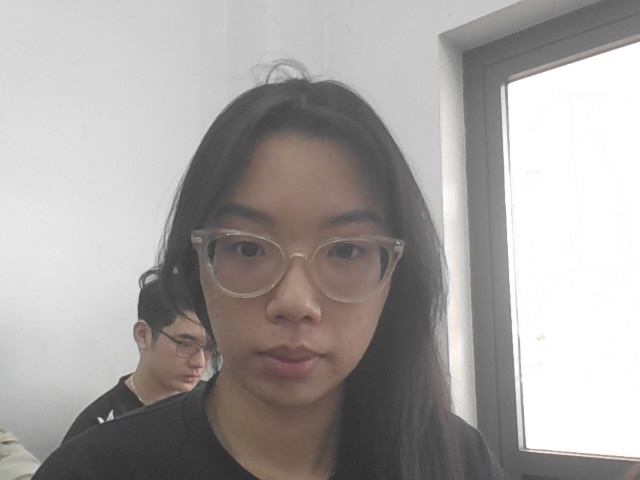
#> input picture dataset/Hoai_Phuong/hoai_phuong_1/10.jpg, 640 x 480 px
$ python -i dataset.py   (imports and definitions only)
#> lines starting #> are read from the running program, lines starting #| are printed output that depends on the picture
### face_recognition_app/geometry.py
"""Trích xuất điểm mốc hình học (Mắt, Mũi, Miệng) và tính toán khoảng cách sinh trắc học bất biến."""
import cv2
import numpy as np


def extract_landmarks(rgb_crop: np.ndarray) -> tuple[tuple[float, float], tuple[float, float], tuple[float, float], tuple[float, float]]:
    """Xác định tọa độ 4 điểm mốc sinh trắc học: (Mắt trái, Mắt phải, Đỉnh mũi, Tâm miệng).

    Đầu vào là ảnh mặt đã cắt kích thước (128, 128, 3), float32 [0..1] hoặc uint8 [0..255].
    """
    if rgb_crop.dtype == np.float32 or rgb_crop.max() <= 1.0:
        gray = cv2.cvtColor((rgb_crop * 255).astype(np.uint8), cv2.COLOR_RGB2GRAY)
    else:
        gray = cv2.cvtColor(rgb_crop.astype(np.uint8), cv2.COLOR_RGB2GRAY)

    h, w = gray.shape

    # 1. Vùng Mắt trái (theo hướng nhìn vào ảnh): x: [16%, 46%], y: [22%, 46%]
    le_y1, le_y2 = int(0.22 * h), int(0.46 * h)
    le_x1, le_x2 = int(0.16 * w), int(0.46 * w)
    le_roi = gray[le_y1:le_y2, le_x1:le_x2]
    le_blurred = cv2.GaussianBlur(le_roi, (7, 7), 0)
    _, _, min_loc, _ = cv2.minMaxLoc(le_blurred)
    left_eye = (float(le_x1 + min_loc[0]), float(le_y1 + min_loc[1]))

    # 2. Vùng Mắt phải: x: [54%, 84%], y: [22%, 46%]
    re_y1, re_y2 = int(0.22 * h), int(0.46 * h)
    re_x1, re_x2 = int(0.54 * w), int(0.84 * w)
    re_roi = gray[re_y1:re_y2, re_x1:re_x2]
    re_blurred = cv2.GaussianBlur(re_roi, (7, 7), 0)
    _, _, re_min_loc, _ = cv2.minMaxLoc(re_blurred)
    right_eye = (float(re_x1 + re_min_loc[0]), float(re_y1 + re_min_loc[1]))

    # 3. Vùng Đỉnh mũi: x: [36%, 64%], y: [46%, 68%]
    n_y1, n_y2 = int(0.46 * h), int(0.68 * h)
    n_x1, n_x2 = int(0.36 * w), int(0.64 * w)
    n_roi = gray[n_y1:n_y2, n_x1:n_x2]
    n_blurred = cv2.GaussianBlur(n_roi, (7, 7), 0)
    _, _, _, max_loc = cv2.minMaxLoc(n_blurred)
    nose = (float(n_x1 + max_loc[0]), float(n_y1 + max_loc[1]))

    # 4. Vùng Tâm miệng: x: [28%, 72%], y: [66%, 88%]
    m_y1, m_y2 = int(0.66 * h), int(0.88 * h)
    m_x1, m_x2 = int(0.28 * w), int(0.72 * w)
    m_roi = gray[m_y1:m_y2, m_x1:m_x2]
    m_blurred = cv2.GaussianBlur(m_roi, (9, 9), 0)
    _, _, m_min_loc, _ = cv2.minMaxLoc(m_blurred)
    mouth = (float(m_x1 + m_min_loc[0]), float(m_y1 + m_min_loc[1]))

    return left_eye, right_eye, nose, mouth


# [53 lines left out: functions compute_geometric_features, extract_face_geometry, not called in this run]


def align_face_horizontal(rgb_crop: np.ndarray, left_eye: tuple[float, float], right_eye: tuple[float, float]) -> np.ndarray:
    """Xoay phẳng khuôn mặt sao cho đường nối 2 mắt nằm ngang tuyệt đối (0 độ)."""
    dx = float(right_eye[0] - left_eye[0])
    dy = float(right_eye[1] - left_eye[1])
    if dx < 10.0:
        return rgb_crop
    angle = float(np.degrees(np.arctan2(dy, dx)))

    # Chỉ xoay nếu góc lệch hợp lý (0.5 đến 12.0 độ).
    # Các góc quá lớn thường do heuristic bắt nhầm tóc/bóng tối thành mắt, xoay sẽ làm hỏng ảnh.
    if abs(angle) < 0.5 or abs(angle) > 12.0:
        return rgb_crop

    h, w = rgb_crop.shape[:2]
    eye_center = (float((left_eye[0] + right_eye[0]) / 2.0), float((left_eye[1] + right_eye[1]) / 2.0))
    rot_mat = cv2.getRotationMatrix2D(eye_center, angle, 1.0)
    aligned = cv2.warpAffine(rgb_crop, rot_mat, (w, h), flags=cv2.INTER_LINEAR, borderMode=cv2.BORDER_REFLECT)
    return aligned


# [24 lines left out: function draw_facial_geometry, not called in this run]

### face_recognition_app/dataset.py
"""Read face datasets and apply the SAME preprocessing used by webcam inference."""
from pathlib import Path

import cv2
import numpy as np
from PIL import Image, ImageOps, UnidentifiedImageError

from .config import (
    IMAGE_SIZE, SUPPORTED_EXTENSIONS, HAAR_SCALE_FACTOR,
    HAAR_MIN_NEIGHBORS, HAAR_MIN_FACE_SIZE, FACE_MARGIN_RATIO,
)

CASCADE_PATH = cv2.data.haarcascades + "haarcascade_frontalface_default.xml"
FACE_DETECTOR = cv2.CascadeClassifier(CASCADE_PATH)
# [2 lines not run here, left out]


def detect_faces(rgb: np.ndarray, detector=None) -> np.ndarray:
    """Detect faces in RGB, using identical Haar parameters for train and webcam."""
    detector = FACE_DETECTOR if detector is None else detector
    gray = cv2.cvtColor(rgb, cv2.COLOR_RGB2GRAY)
    return detector.detectMultiScale(
        gray,
        scaleFactor=HAAR_SCALE_FACTOR,
        minNeighbors=HAAR_MIN_NEIGHBORS,
        minSize=HAAR_MIN_FACE_SIZE,
    )


def crop_with_margin(
    rgb: np.ndarray,
    box: tuple[int, int, int, int],
    margin_ratio: float = FACE_MARGIN_RATIO,
) -> np.ndarray:
    """Crop a detected face with the same margin in training and webcam."""
    x, y, width, height = map(int, box)
    margin_x = int(width * margin_ratio)
    margin_y = int(height * margin_ratio)
    left, top = max(0, x - margin_x), max(0, y - margin_y)
    right = min(rgb.shape[1], x + width + margin_x)
    bottom = min(rgb.shape[0], y + height + margin_y)
    return rgb[top:bottom, left:right]


def apply_clahe(rgb: np.ndarray) -> np.ndarray:
    """Cân bằng độ sáng thích ứng (CLAHE) trên kênh L trong không gian màu LAB."""
    if rgb.dtype != np.uint8:
        rgb_uint8 = np.clip(rgb * 255.0, 0, 255).astype(np.uint8)
    else:
        rgb_uint8 = rgb
    lab = cv2.cvtColor(rgb_uint8, cv2.COLOR_RGB2LAB)
    clahe = cv2.createCLAHE(clipLimit=2.0, tileGridSize=(8, 8))
    lab[:, :, 0] = clahe.apply(lab[:, :, 0])
    return cv2.cvtColor(lab, cv2.COLOR_LAB2RGB)


def normalize_face_crop(rgb_crop: np.ndarray, align_face: bool = True) -> np.ndarray:
    """Chuẩn hóa ảnh mặt: Căn chỉnh 2 mắt nằm ngang -> Cân bằng sáng CLAHE -> Resize 128x128 -> float32 [0, 1]."""
    if rgb_crop.size == 0:
        raise ValueError("Vùng mặt sau khi crop rỗng")
    resized = cv2.resize(rgb_crop, IMAGE_SIZE, interpolation=cv2.INTER_AREA)

    if align_face:
        from .geometry import extract_landmarks, align_face_horizontal
        le, re, _, _ = extract_landmarks(resized)
        resized = align_face_horizontal(resized, le, re)

    enhanced = apply_clahe(resized)
    return enhanced.astype(np.float32) / 255.0


def prepare_face(image: Image.Image) -> np.ndarray | None:
    """For a training image: use the largest Haar detection, then normalize."""
    rgb = np.asarray(ImageOps.exif_transpose(image).convert("RGB"))
    faces = detect_faces(rgb)
    if len(faces) == 0:
        return None
    box = max(faces, key=lambda b: int(b[2]) * int(b[3]))
    return normalize_face_crop(crop_with_margin(rgb, tuple(map(int, box))))


try:
    from pillow_heif import register_heif_opener
except ImportError:
    register_heif_opener = None


# [43 lines left out: function load_dataset, not called in this run]

>>> from PIL import Image
>>> picture = Image.open('../dataset/Hoai_Phuong/hoai_phuong_1/10.jpg')
#> picture is the input picture: PIL image 640x480 RGB; mean R, G, B 166.8, 163.2, 161.4
>>> result = prepare_face(picture)
#> in prepare_face, `faces = detect_faces(rgb)`: faces = [[175, 160, 244, 244]]
#> in prepare_face, `box = max(faces, key=lambda b: int(b[2]) * int(b[3]))`: box = [175, 160, 244, 244]
#> in extract_landmarks, `gray = cv2.cvtColor(rgb_crop.astype(np.uint8), cv2.COLOR_RGB2GRAY)`:
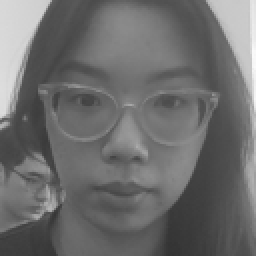
#> gray: shape (128, 128) (shown 2 times larger); min 51, max 250, mean 108.8
#> in extract_landmarks, `le_roi = gray[le_y1:le_y2, le_x1:le_x2]`:
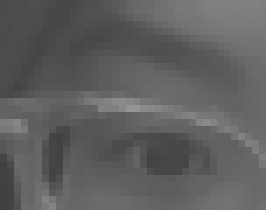
#> le_roi: shape (30, 38) (shown 7 times larger); min 63, max 148, mean 94.9
#> in extract_landmarks, `_, _, min_loc, _ = cv2.minMaxLoc(le_blurred)`: min_loc = (8, 0)
#> in extract_landmarks, `left_eye = (float(le_x1 + min_loc[0]), float(le_y1 + min_loc[1]))`: left_eye = (28, 28)
#> in extract_landmarks, `re_roi = gray[re_y1:re_y2, re_x1:re_x2]`:
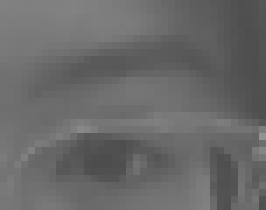
#> re_roi: shape (30, 38) (shown 7 times larger); min 76, max 146, mean 104.7
#> in extract_landmarks, `_, _, re_min_loc, _ = cv2.minMaxLoc(re_blurred)`: re_min_loc = (37, 9)
#> in extract_landmarks, `right_eye = (float(re_x1 + re_min_loc[0]), float(re_y1 + re_min_loc[1]))`: right_eye = (106, 37)
#> in extract_landmarks, `n_roi = gray[n_y1:n_y2, n_x1:n_x2]`:
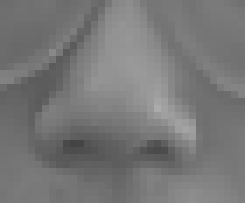
#> n_roi: shape (29, 35) (shown 7 times larger); min 68, max 171, mean 119.1
#> in extract_landmarks, `_, _, _, max_loc = cv2.minMaxLoc(n_blurred)`: max_loc = (22, 14)
#> in extract_landmarks, `nose = (float(n_x1 + max_loc[0]), float(n_y1 + max_loc[1]))`: nose = (68, 72)
#> in extract_landmarks, `m_roi = gray[m_y1:m_y2, m_x1:m_x2]`:
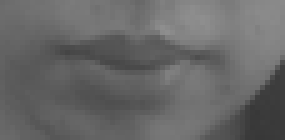
#> m_roi: shape (28, 57) (shown 5 times larger); min 56, max 142, mean 103.1
#> in extract_landmarks, `_, _, m_min_loc, _ = cv2.minMaxLoc(m_blurred)`: m_min_loc = (53, 23)
#> in extract_landmarks, `mouth = (float(m_x1 + m_min_loc[0]), float(m_y1 + m_min_loc[1]))`: mouth = (88, 107)
#> in normalize_face_crop, `le, re, _, _ = extract_landmarks(resized)`: le = (28, 28); re = (106, 37)
#> in align_face_horizontal, `dx = float(right_eye[0] - left_eye[0])`: dx = 78
#> in align_face_horizontal, `dy = float(right_eye[1] - left_eye[1])`: dy = 9
#> in align_face_horizontal, `angle = float(np.degrees(np.arctan2(dy, dx)))`: angle = 6.58
#> in align_face_horizontal, `eye_center = (float((left_eye[0] + right_eye[0]) / 2.0), float((left_e..`: eye_center = (67, 32.5)
#> in align_face_horizontal, `rot_mat = cv2.getRotationMatrix2D(eye_center, angle, 1.0)`: rot_mat = [[0.993, 0.115, -3.28], [-0.115, 0.993, 7.89]]
#> in align_face_horizontal, `aligned = cv2.warpAffine(rgb_crop, rot_mat, (w, h), flags=cv2.INTER_LI..`:
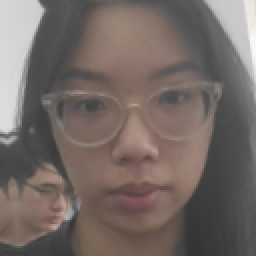
#> aligned: shape (128, 128, 3) (shown 2 times larger); mean of channels 0, 1, 2 116.5, 105.6, 101.1; drawn as R, G, B
#> in apply_clahe, `lab = cv2.cvtColor(rgb_uint8, cv2.COLOR_RGB2LAB)`: lab: shape (128, 128, 3); mean of channels 0, 1, 2 115.3, 131.5, 132.1
#> in apply_clahe, `lab[:, :, 0] = clahe.apply(lab[:, :, 0])`: lab: shape (128, 128, 3); mean of channels 0, 1, 2 151.3, 131.5, 132.1
#> in apply_clahe, `return cv2.cvtColor(lab, cv2.COLOR_LAB2RGB)`:
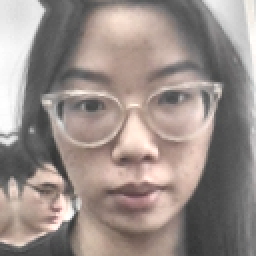
#> returned value: shape (128, 128, 3) (shown 2 times larger); mean R, G, B 153.7, 142.1, 137.2

$ run again, on dataset/Hoai_Phuong/hoai_phuong_2/p10.jpg
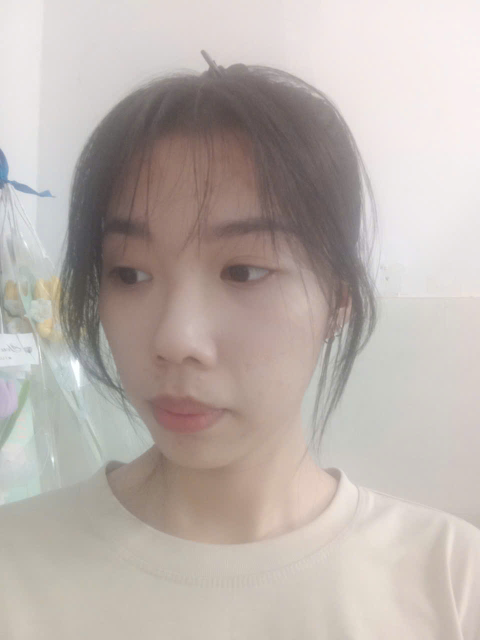
#> input picture dataset/Hoai_Phuong/hoai_phuong_2/p10.jpg, 960 x 1280 px (shown at 1/2 size)
#> picture is the input picture: PIL image 960x1280 RGB; mean R, G, B 187.3, 177.8, 172.5
#> faces = [[68, 317, 640, 640]]
#> box = [68, 317, 640, 640]
#> min_loc = (11, 12)
#> left_eye = (31, 40)
#> re_min_loc = (7, 21)
#> right_eye = (76, 49)
#> max_loc = (16, 9)
#> nose = (62, 67)
#> m_min_loc = (18, 8)
#> mouth = (53, 92)
#> le = (31, 40); re = (76, 49)
#> dx = 45
#> dy = 9
#> angle = 11.31
#> eye_center = (53.5, 44.5)
#> rot_mat = [[0.981, 0.196, -7.69], [-0.196, 0.981, 11.36]]
#> in align_face_horizontal, `aligned = cv2.warpAffine(rgb_crop, rot_mat, (w, h), flags=cv2.INTER_LI..`:
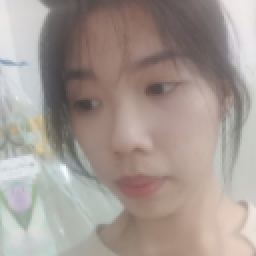
#> aligned: shape (128, 128, 3) (shown 2 times larger); mean of channels 0, 1, 2 164.8, 153.4, 147.7; drawn as R, G, B
#> in apply_clahe, `return cv2.cvtColor(lab, cv2.COLOR_LAB2RGB)`:
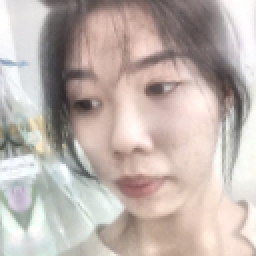
#> returned value: shape (128, 128, 3) (shown 2 times larger); mean R, G, B 192.2, 180.3, 174.3

$ run again, on dataset/Hoai_Phuong/hoai_phuong_2/p105.jpg
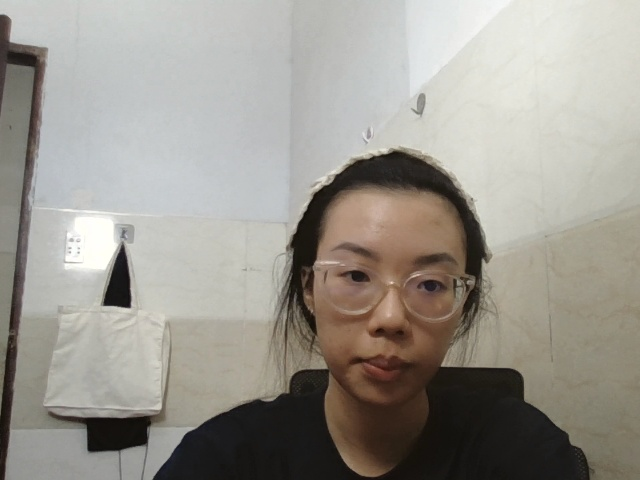
#> input picture dataset/Hoai_Phuong/hoai_phuong_2/p105.jpg, 640 x 480 px
#> picture is the input picture: PIL image 640x480 RGB; mean R, G, B 155, 151.1, 143.2
#> faces = [[295, 194, 202, 202]]
#> box = [295, 194, 202, 202]
#> min_loc = (0, 8)
#> left_eye = (20, 36)
#> re_min_loc = (34, 20)
#> right_eye = (103, 48)
#> max_loc = (14, 12)
#> nose = (60, 70)
#> m_min_loc = (52, 23)
#> mouth = (87, 107)
#> le = (20, 36); re = (103, 48)
#> dx = 83
#> dy = 12
#> angle = 8.23
#> eye_center = (61.5, 42)
#> rot_mat = [[0.99, 0.143, -5.38], [-0.143, 0.99, 9.23]]
#> in align_face_horizontal, `aligned = cv2.warpAffine(rgb_crop, rot_mat, (w, h), flags=cv2.INTER_LI..`:
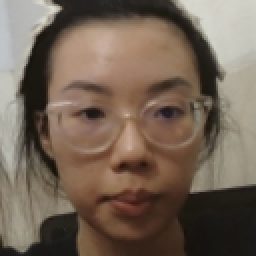
#> aligned: shape (128, 128, 3) (shown 2 times larger); mean of channels 0, 1, 2 116.1, 99.9, 85.9; drawn as R, G, B
#> in apply_clahe, `return cv2.cvtColor(lab, cv2.COLOR_LAB2RGB)`:
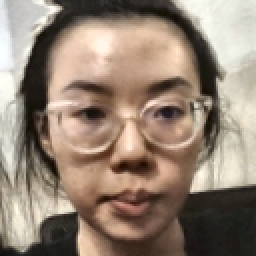
#> returned value: shape (128, 128, 3) (shown 2 times larger); mean R, G, B 148.7, 131.5, 116.7

$ run again, on dataset/Hoang_Anh/hình 0-99/0.jpg
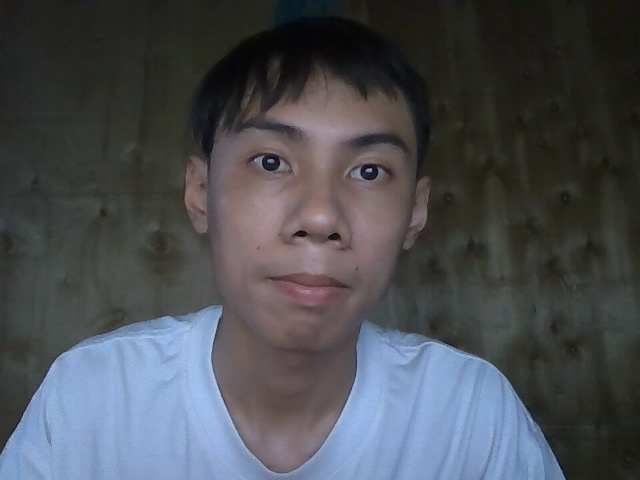
#> input picture dataset/Hoang_Anh/hình 0-99/0.jpg, 640 x 480 px
#> picture is the input picture: PIL image 640x480 RGB; mean R, G, B 74.8, 77.7, 83
#> faces = [[195, 67, 255, 255]]
#> box = [195, 67, 255, 255]
#> min_loc = (0, 0)
#> left_eye = (20, 28)
#> re_min_loc = (37, 9)
#> right_eye = (106, 37)
#> max_loc = (16, 15)
#> nose = (62, 73)
#> m_min_loc = (56, 19)
#> mouth = (91, 103)
#> le = (20, 28); re = (106, 37)
#> dx = 86
#> dy = 9
#> angle = 5.97
#> eye_center = (63, 32.5)
#> rot_mat = [[0.995, 0.104, -3.04], [-0.104, 0.995, 6.73]]
#> in apply_clahe, `return cv2.cvtColor(lab, cv2.COLOR_LAB2RGB)`:
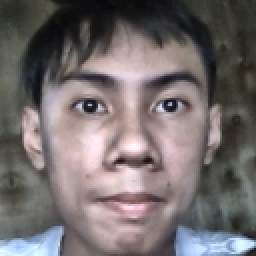
#> returned value: shape (128, 128, 3) (shown 2 times larger); mean R, G, B 116, 108.6, 108.9
